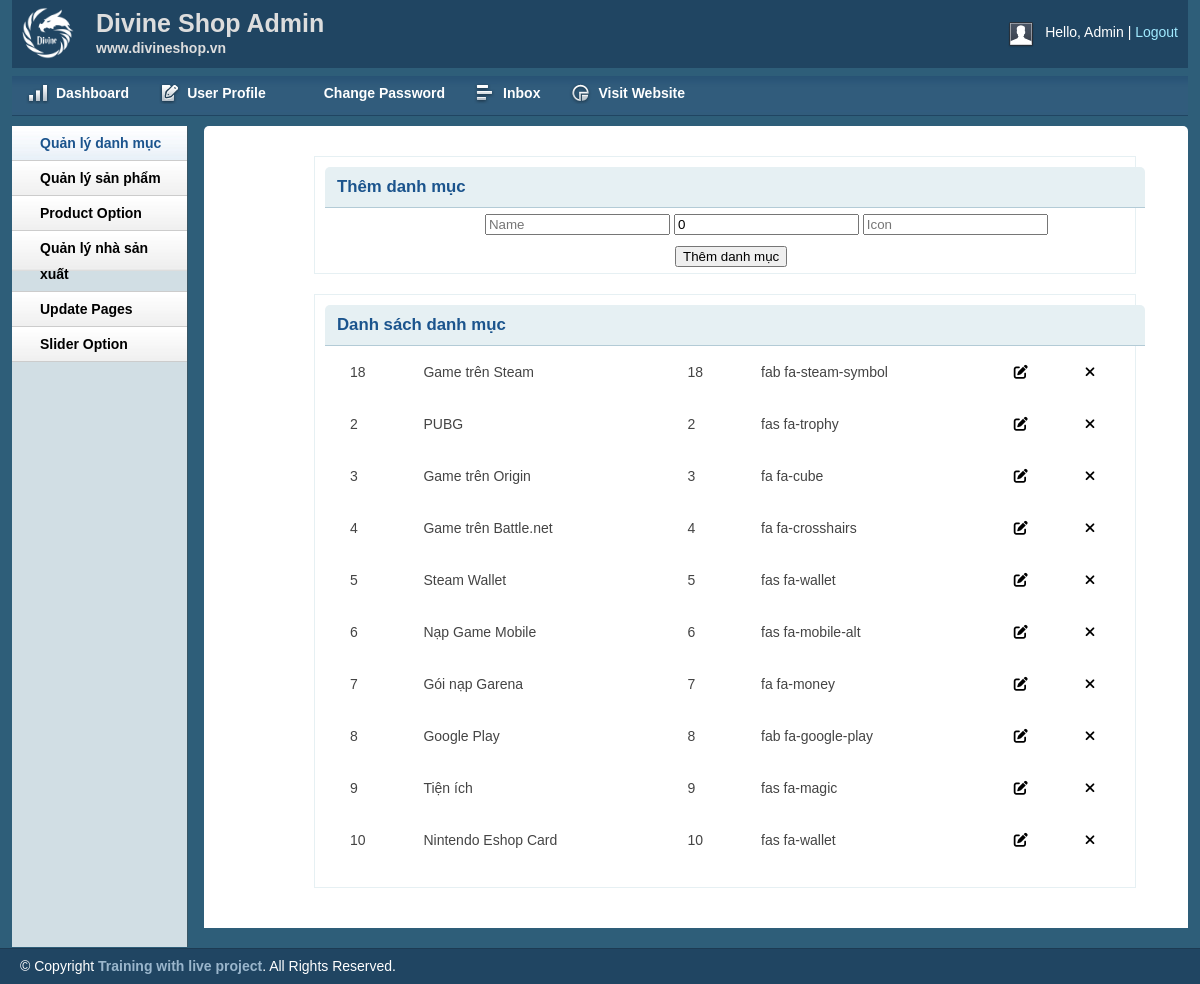
Screenshot of /controller/admin.php?act=qldm (signed in) with the database file from the repository.
### tables this page shows
CREATE TABLE `danhmuc` (
  `id` int(10) NOT NULL,
  `name` varchar(50) NOT NULL,
  `sort` tinyint(2) DEFAULT 0,
  `icon` varchar(150) NOT NULL
);

### Model/danhmuc.php (called while the page is built, shortened)
<?php
    function dsdm(){
        $conn = connect();
        $sql = "select * from danhmuc order by sort asc";
        $stmt = $conn->prepare($sql);
        $stmt->execute();
        return $stmt->fetchAll();
    }
?>

### View/admin/catadd.php (the view, shortened to what this page needs)
    <?php include_once '../View/admin/inc/header.php';?>
    <?php  include_once '../View/admin/inc/sidebar.php'; ?>
    <?php  include_once '../Model/danhmuc.php'; ?>
        <div class="grid_10">
            <div class="box round first grid">
            <div class="block copyblock">
                <?php  if(isset($_GET['idedit']) && ($_GET['idedit']) > 0){?>
                    <h2>Cập nhật danh mục</h2>
                    <form method="post" action="admin.php?act=qldm" style="margin-left : 150px;">
                        <input type="text" name="name" id="" value = "<?=$infodm['name']?>" placeholder="Name" >
                        <input type="text" name="sort" value = "<?=$infodm['sort']?>" id="" placeholder="Sort">
                        <input type="text" name="icon" value = "<?=$infodm['icon']?>" id="" placeholder="Icon">
                        <input type="hidden" name="id" value = "<?=$infodm['id'] ?>">
                        <input type="submit" value="Cập nhật danh mục" name="capnhatdm" style="margin-left: 190px;">
                    </form>
                <?php
                }else{
                    ?>
                <h2>Thêm danh mục</h2>
                <form method="post" action="admin.php?act=qldm" style="margin-left : 150px;">
                    <input type="text" name="name" id="" placeholder="Name" >
                    <input type="text" name="sort" value="0" id="" placeholder="Sort">
                    <input type="text" name="icon" id="" placeholder="Icon">
                    <input type="submit" value="Thêm danh mục" name="themdm" style="margin-left : 190px;">
                </form>
            <?php } ?>
                </div>
                <div class="block copyblock">
                    <h2>Danh sách danh mục</h2>
                        <table class="form">
                            <?php
                                foreach ($dsdm as $dm) {
                                    $name = $dm['name'];
                                    $id = $dm['id'];
                                    $icon = $dm['icon'];
                                    $linkedit = "admin.php?act=qldm&idedit=".$id;
                                    $linkdelete = "admin.php?act=qldm&iddel=".$id;
                                    echo '<tr>
                                            <td>'.$id.'</td>
                                            <td>'.$name.'</td>
                                            <td>'.$id.'</td>
                                            <td>'.$icon.'</td>
                                            <td><a href="'.$linkedit.'"><i class="fas fa-edit"></i></a></td>
                                            <td><a href="'.$linkdelete.'"><i class="fa fa-remove"></i></a></td>
                                        </tr>';
                                }
                            ?>
                        </table>
                </div>
            </div>
        </div>
<?php include_once '../View/admin/inc/footer.php';?>

### View/admin/css/layout.css (style rules this page uses)
body { background: #fff none repeat scroll 0 0; color: #444; font-size: 14px; padding: 0; }
a { color: #000; font-weight: bold; text-decoration: none; }
h1, h2, h3, h4, h5, h6 { line-height: 1.2em; margin-bottom: .3em; }
h2 { margin-top: 1em; }
.box { background: #fff; margin-bottom: 20px; padding: 10px 10px 10px 10px; margin-left: -8px; }
.box.grid { padding-bottom: 40px; }
.box.round { -moz-border-radius: 5px 5px 0px 0px; -webkit-border-radius: 5px 5px 0px 0px; border-radius: 5px 5px 0px 0px; }
.box h2 { font-size: 1.2em; font-weight: bold; color: #1B548D; background: #E6F0F3; margin: -10px -10px 0 -10px; padding: 10px 12px; border-bottom: 1px solid #B3CBD6; -moz-border-radius: 5px 5px 0px 0px; -webkit-border-radius: 5px 5px 0px 0px; border-radius: 5px 5px 0px 0px; }
.box.first { min-height: 406px; }
.block { padding-top: 20px; }
.copyblock { border: 1px solid #e6f0f3; line-height: 32px; margin-left: 100px; margin-top: 20px; padding-left: 20px; width: 800px; }
table.form { width: 100%; }
table.form td { padding: 10px 15px; }
.block { padding-bottom: 1px; }

### rows the page displays
danhmuc: id "18", name "Game trên Steam", icon "fab fa-steam-symbol"
danhmuc: id "2", name "PUBG", icon "fas fa-trophy"
danhmuc: id "3", name "Game trên Origin", icon "fa fa-cube"
danhmuc: id "4", name "Game trên Battle.net", icon "fa fa-crosshairs"
danhmuc: id "5", name "Steam Wallet", icon "fas fa-wallet"
danhmuc: id "6", name "Nạp Game Mobile", icon "fas fa-mobile-alt"
danhmuc: id "7", name "Gói nạp Garena", icon "fa fa-money"
danhmuc: id "8", name "Google Play", icon "fab fa-google-play"
danhmuc: id "9", name "Tiện ích", icon "fas fa-magic"
danhmuc: id "10", name "Nintendo Eshop Card", icon "fas fa-wallet"
